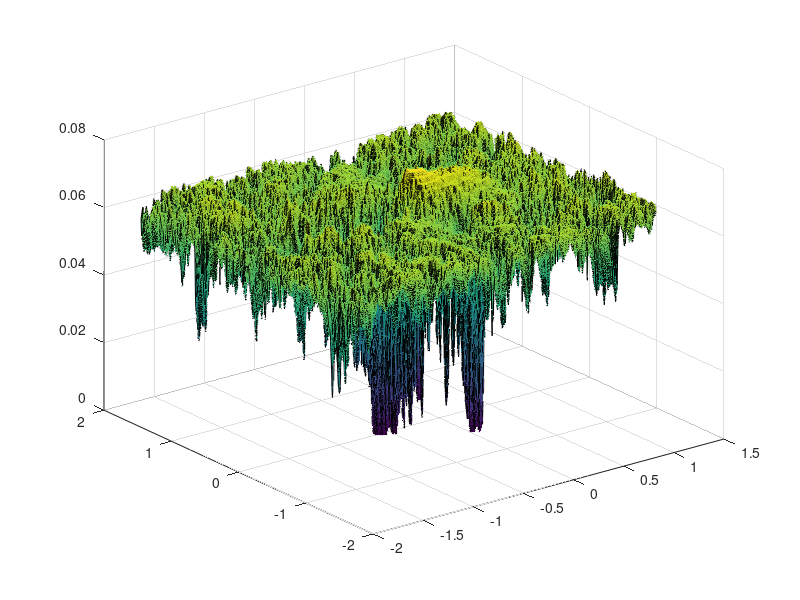

Here is the MATLAB script that generated this plot: (Note: this script raises an error after producing the figure.)
function NINF_05_IceField_Optimized

    W = 1024; H = 1024;
    FILENAME = 'IceField_Optimized.png';
    MAX_ITER = 60;
    
    Y_MIN = -1.6; Y_MAX = 1.6;
    X_CENTER = -0.4;
    
    ALPHA = 0.30;
    Z_SCALE = 0.08;
    
    NOISE_RES = 2048;
    NOISE_BOUNDS = 8;

    fprintf('1. Pre-calculating Noise Texture (%dx%d)...\n', NOISE_RES, NOISE_RES);
    t_noise = tic;
    
    nx = linspace(-NOISE_BOUNDS, NOISE_BOUNDS, NOISE_RES);
    ny = linspace(-NOISE_BOUNDS, NOISE_BOUNDS, NOISE_RES);
    [NX, NY] = meshgrid(nx, ny);
    NZ = NX + 1i*NY;

    NoiseMap = ice_fbm_vectorized(NZ, 6, 2.5, 0.5);

    map_scale = (NOISE_RES - 1) / (2 * NOISE_BOUNDS);
    map_offset = NOISE_BOUNDS * map_scale + 1;
    
    fprintf('   Noise Texture generated in %.2fs\n', toc(t_noise));

    fprintf('2. Initializing Viewport...\n');
    aspect = W / H;
    x_range = (Y_MAX - Y_MIN) * aspect;
    x = linspace(X_CENTER - x_range/2, X_CENTER + x_range/2, W);
    y = linspace(Y_MIN, Y_MAX, H);
    [X, Y] = meshgrid(x, y);
    
    C = X + 1i*Y;
    Z = zeros(H, W); 
    active = true(H, W);
    K = ones(H, W) * MAX_ITER;

    fprintf('3. Fractal Loop (using Look-Up Table)...\n');
    tic;

    [nm_h, nm_w] = size(NoiseMap);
    
    for k = 1:MAX_ITER-1
        if ~any(active(:)), break; end

        z_curr = Z(active);

        zr = real(z_curr);
        zi = imag(z_curr);

        c_idx = round(zr * map_scale + map_offset);
        r_idx = round(zi * map_scale + map_offset);

        c_idx(c_idx < 1) = 1; c_idx(c_idx > nm_w) = nm_w;
        r_idx(r_idx < 1) = 1; r_idx(r_idx > nm_h) = nm_h;
        
        lin_idx = (c_idx - 1) * nm_h + r_idx;
        noiseVal = NoiseMap(lin_idx);

        z_dist = z_curr + noiseVal * ALPHA;
        
        tiny = abs(z_dist) < 1e-6; 
        z_dist(tiny) = 1e-6;
        
        z2 = z_dist.^2;
        z_new = z_dist - (z_dist .* z2 - 1) ./ (3 * z2) + C(active);
        
        diff = abs(Z(active) - z_new);
        converged = diff < 0.005;

        Z(active) = z_new;
        if any(converged)
             active_indices = find(active);
             just_converged = active_indices(converged);
             
             K(just_converged) = k;
             active(just_converged) = false;
        end
    end
    fprintf('   Calculation finished: %.2fs\n', toc);

    fprintf('4. Rendering...\n');

    H_raw = double(MAX_ITER - K);
    H_norm = (H_raw - min(H_raw(:))) / (max(H_raw(:)) - min(H_raw(:)));
    
    margin = 20;
    H_crop = H_norm(margin:end-margin, margin:end-margin);
    X_crop = X(margin:end-margin, margin:end-margin);
    Y_crop = Y(margin:end-margin, margin:end-margin);
    
    if exist('imgaussfilt', 'file')
        H_smooth = imgaussfilt(H_crop, 2.0);
    else
        h_gauss = fspecial('gaussian', [9 9], 2.0);
        H_smooth = imfilter(H_crop, h_gauss);
    end
    
    H_final = H_smooth * 0.9 + H_crop * 0.1;
    Z_elevation = H_final * Z_SCALE;

    fig = figure('Color', 'w', 'Position', [100, 100, 1000, 1000]);
    
    s = surf(X_crop, Y_crop, Z_elevation);
    s.EdgeColor = 'none';
    s.FaceColor = 'interp'; 

    ice_cmap = [0.02, 0.10, 0.25; 0.15, 0.35, 0.55; 0.60, 0.75, 0.85; 0.95, 0.98, 1.00];
    colormap(interp1([0, 0.3, 0.7, 1], ice_cmap, linspace(0,1,512)));
    
    lighting phong;
    material([0.3, 0.6, 1, 20]); 
    
    view(-30, 55);
    axis off; axis vis3d; axis tight;
    camzoom(1.2);

    light('Position', [-1, -1, 2], 'Style', 'infinite', 'Color', [1, 0.95, 0.9]); 
    light('Position', [1, 1, 0.5], 'Style', 'infinite', 'Color', [0.3, 0.4, 0.6]); 
    
    daspect([1 1 0.4]); 
    
    fprintf('Done. Saving to %s\n', FILENAME);
end

function total = ice_fbm_vectorized(z, octaves, lacunarity, gain)
    total = zeros(size(z));
    amp = 1; 
    freq = 1;
    
    rx = real(z); 
    ry = imag(z);
    
    for i = 1:octaves
        x = rx * freq; 
        y = ry * freq;
        
        ix = floor(x); 
        iy = floor(y);
        
        fx = x - ix;   
        fy = y - iy;
        
        u = fx.^2 .* (3 - 2*fx); 
        v = fy.^2 .* (3 - 2*fy);

        n00 = fract_vec(sin(ix*12.9898 + iy*78.233)*43758.5453);
        n10 = fract_vec(sin((ix+1)*12.9898 + iy*78.233)*43758.5453);
        n01 = fract_vec(sin(ix*12.9898 + (iy+1)*78.233)*43758.5453);
        n11 = fract_vec(sin((ix+1)*12.9898 + (iy+1)*78.233)*43758.5453);

        nx0 = n00 + (n10 - n00) .* u;
        nx1 = n01 + (n11 - n01) .* u;
        val = nx0 + (nx1 - nx0) .* v;
        
        total = total + (val*2-1) * amp;
        
        freq = freq * lacunarity; 
        amp = amp * gain;
    end
    total = (total + 1) / 2;
end

function out = fract_vec(in)
    out = in - floor(in);
end
